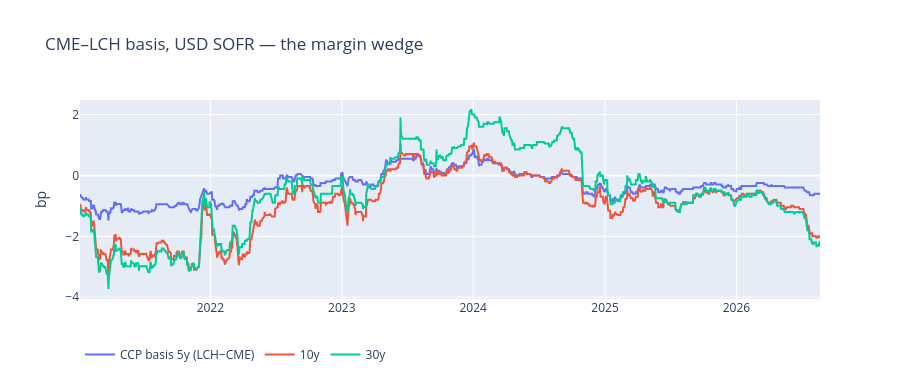
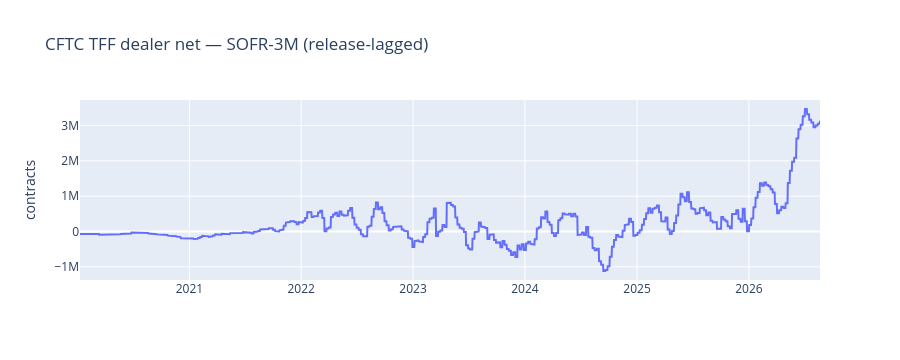

These figures' notebook cell, in order:
### Code cell
fig = go.Figure()
fig.add_trace(go.Scatter(x=bas.index, y=bas["5y"], name="CCP basis 5y (LCH−CME)"))
fig.add_trace(go.Scatter(x=bas.index, y=bas["10y"], name="10y"))
fig.add_trace(go.Scatter(x=bas.index, y=bas["30y"], name="30y"))
fig.update_layout(title="CME–LCH basis, USD SOFR — the margin wedge",
                  yaxis_title="bp", height=380,
                  legend={"orientation": "h", "y": -0.2})
fig.show()

dealer = build_positioning_panel(raw=raw, tenors=["SOFR3M"], metric="dealer_net")
fig = go.Figure(go.Scatter(x=dealer.index, y=dealer["SOFR3M"],
                           name="dealer net, SOFR-3M"))
fig.update_layout(title="CFTC TFF dealer net — SOFR-3M (release-lagged)",
                  yaxis_title="contracts", height=360)
fig.show()

### Figure 1 — Plotly figure (JSON) as saved in the notebook; plotly's stock layout.template omitted (floating-point values rounded to 4 significant figures; data arrays with more than 128 entries replaced by an {"elided": "..."} marker saying what was removed)
{"data": [{"name": "CCP basis 5y (LCH−CME)", "type": "scatter", "x": {"elided": "1414 str values"}, "y": {"elided": "1414 float values"}}, {"name": "10y", "type": "scatter", "x": {"elided": "1414 str values"}, "y": {"elided": "1414 float values"}}, {"name": "30y", "type": "scatter", "x": {"elided": "1414 str values"}, "y": {"elided": "1414 float values"}}], "layout": {"height": 380, "legend": {"orientation": "h", "y": -0.2}, "title": {"text": "CME–LCH basis, USD SOFR — the margin wedge"}, "yaxis": {"title": {"text": "bp"}}}}

### Figure 2 — Plotly figure (JSON) as saved in the notebook; plotly's stock layout.template omitted (floating-point values rounded to 4 significant figures; data arrays with more than 128 entries replaced by an {"elided": "..."} marker saying what was removed)
{"data": [{"name": "dealer net, SOFR-3M", "type": "scatter", "x": {"elided": "1726 str values"}, "y": {"elided": "1726 int values"}}], "layout": {"height": 360, "title": {"text": "CFTC TFF dealer net — SOFR-3M (release-lagged)"}, "yaxis": {"title": {"text": "contracts"}}}}
